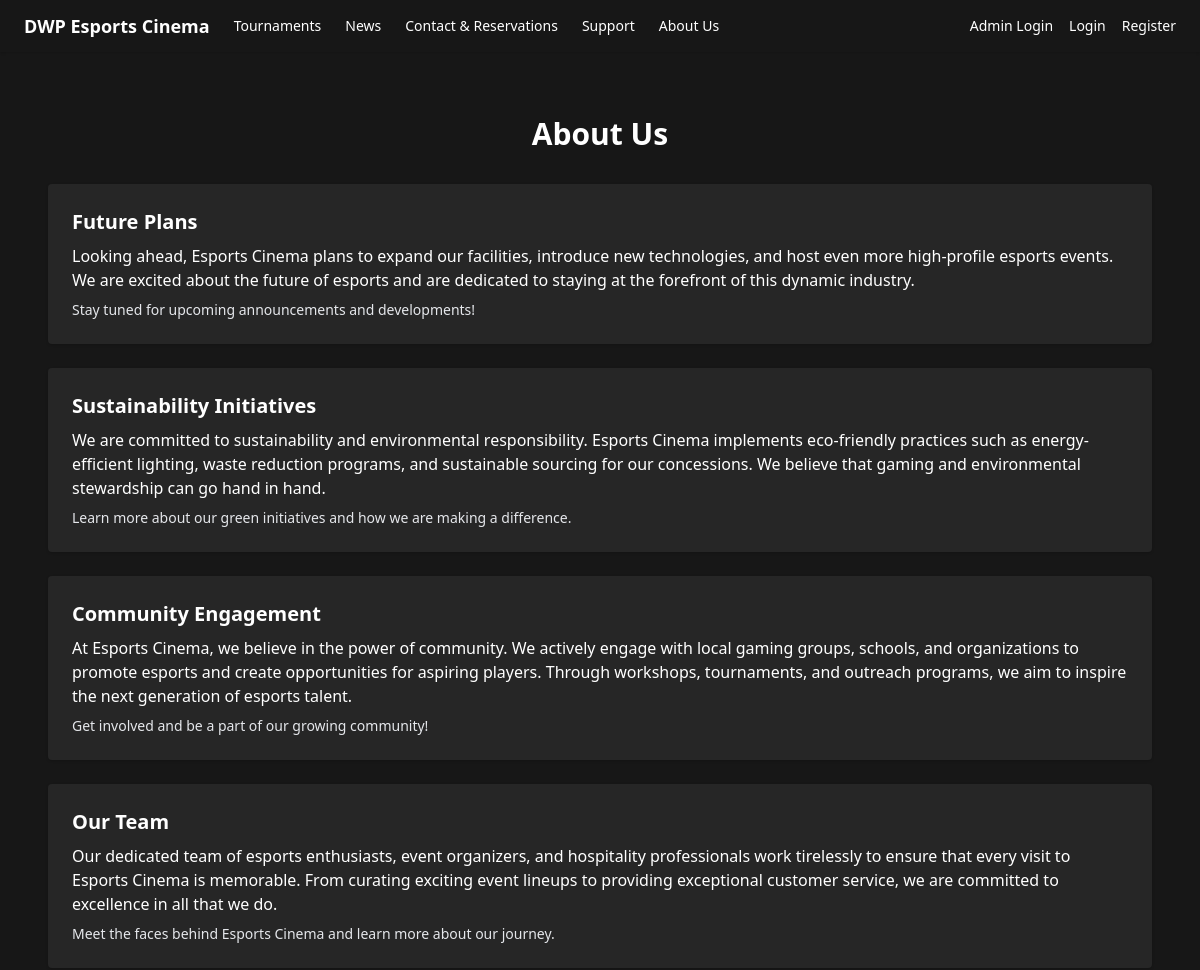
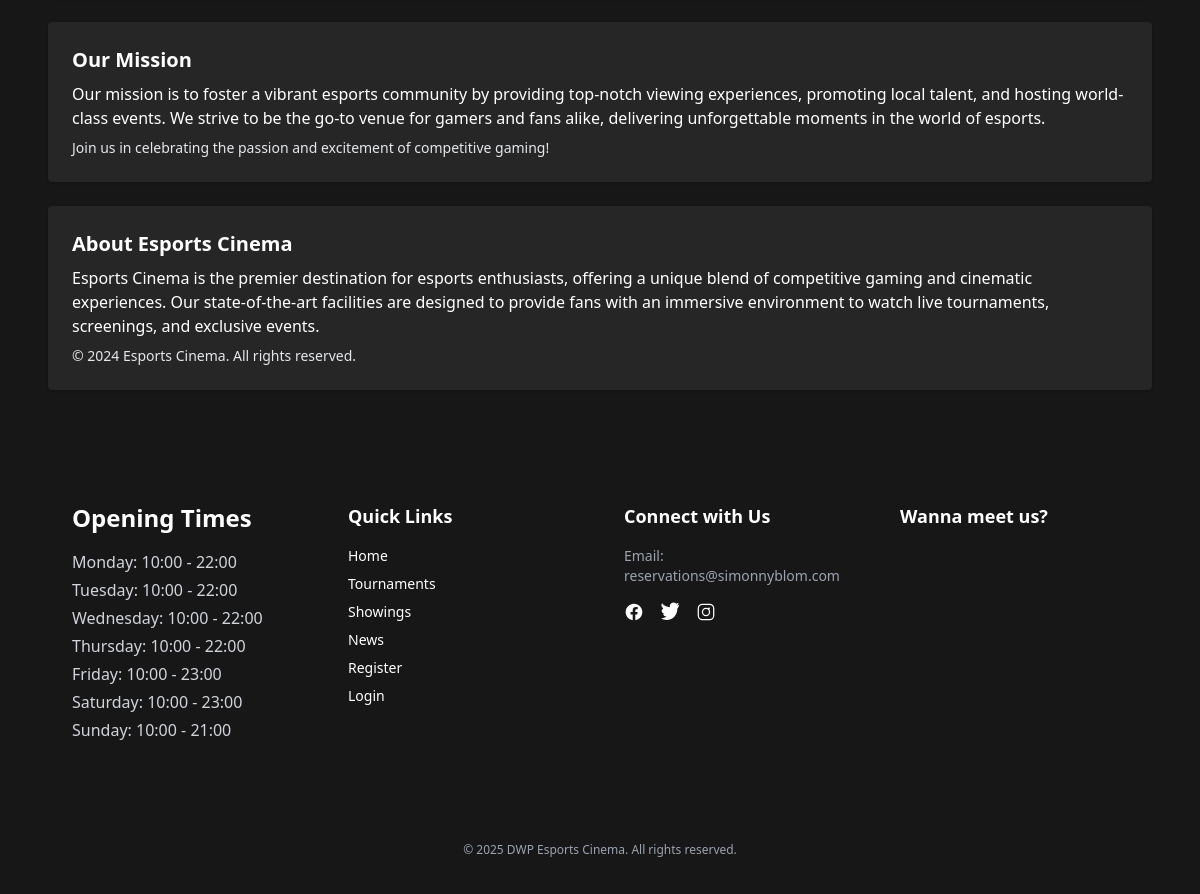
The page /aboutus.php on the database its author committed (2 pictures, top to bottom).
### tables this page shows
CREATE TABLE AboutUs (
    aboutID INT PRIMARY KEY AUTO_INCREMENT,
    aboutTitle VARCHAR(255) NOT NULL,
    aboutContent TEXT NOT NULL,
    aboutFooter VARCHAR(255),
    lastUpdated DATETIME DEFAULT CURRENT_TIMESTAMP ON UPDATE CURRENT_TIMESTAMP
);

CREATE TABLE OpeningHours (
    dayOfWeek ENUM('Monday', 'Tuesday', 'Wednesday', 'Thursday', 'Friday', 'Saturday', 'Sunday') PRIMARY KEY,
    openTime TIME NOT NULL,
    closeTime TIME NOT NULL,
    isClosed BOOLEAN DEFAULT FALSE
);

### controllers/AboutUsController.php (called while the page is built, shortened)
<?php
require_once __DIR__ . '/../classes/AboutUs.php';
class AboutUsController
{
    private AboutUs $model;
    public function __construct(PDO $pdo)
    {
        $this->model = new AboutUs($pdo);
    }
    public function getAll(): array
    {
        return $this->model->getAll();
    }
}

### classes/AboutUs.php (called while the page is built, shortened)
<?php
class AboutUs
{
    private PDO $pdo;
    public function __construct(PDO $pdo)
    {
        $this->pdo = $pdo;
    }
    public function getAll(): array
    {
        $stmt = $this->pdo->query("SELECT * FROM AboutUs ORDER BY aboutID DESC");
        return $stmt->fetchAll(PDO::FETCH_ASSOC);
    }
}

### aboutus.php (the view, shortened to what this page needs)
<?php
require_once __DIR__ . '/controllers/AboutUsController.php';
$pdo = Database::getInstance();
$ctrl = new AboutUsController($pdo);
$aboutItems = $ctrl->getAll();
?>
<!DOCTYPE html>
<html lang="en">
<head>
    <script src="https://cdn.tailwindcss.com"></script>
</head>
<body class="bg-neutral-900 text-white">
    <?php include __DIR__ . '/includes/navbar.php'; ?>
    <main class="max-w-6xl mx-auto px-6 py-16">
        <h1 class="text-3xl font-bold mb-8 text-center">About Us</h1>
        <?php foreach ($aboutItems as $item): ?>
            <section class="bg-neutral-800 p-6 rounded shadow mb-6">
                <h2 class="text-xl font-semibold mb-2"><?= htmlspecialchars($item['aboutTitle']) ?></h2>
                <p class="text-white mb-2"><?= nl2br(htmlspecialchars($item['aboutContent'])) ?></p>
                <?php if ($item['aboutFooter']): ?>
                    <p class="text-gray-200 text-sm"><?= htmlspecialchars($item['aboutFooter']) ?></p>
                <?php endif; ?>
            </section>
        <?php endforeach; ?>
        <?php include __DIR__ . '/includes/footer.php'; ?>
    </main>
</body>
</html>

### includes/footer.php (shortened to what this page needs)
<footer class="bg-neutral-900 text-white mt-16">
    <div class="max-w-6xl mx-auto px-6 py-12 flex flex-col md:flex-row md:justify-evenly md:items-start gap-12">
        <div class="md:w-1/3">
            <h4 class="text-white font-semibold text-2xl mb-4">Opening Times</h4>
            <ul class="text-gray-300">
                <?php
                $stmt = $pdo->query("SELECT dayOfWeek, openTime, closeTime, isClosed FROM OpeningHours ORDER BY FIELD(dayOfWeek, 'Monday','Tuesday','Wednesday','Thursday','Friday','Saturday','Sunday')");
                $hours = $stmt->fetchAll(PDO::FETCH_ASSOC);
                foreach ($hours as $h) {
                    echo '<li class="mb-1">';
                    echo htmlspecialchars($h['dayOfWeek']) . ': ';
                    if ($h['isClosed']) {
                        echo 'Closed';
                    } else {
                        echo date('H:i', strtotime($h['openTime'])) . ' - ' . date('H:i', strtotime($h['closeTime']));
                    }
                    echo '</li>';
                }
                ?>
            </ul>
        </div>
        <div class="md:w-1/3">
            <h4 class="text-white font-semibold text-lg mb-4">Quick Links</h4>
            <ul class="space-y-2 text-sm">
                <li><a href="index.php" class="hover:text-white transition">Home</a></li>
                <li><a href="tournaments.php" class="hover:text-white transition">Tournaments</a></li>
                <li><a href="showings.php" class="hover:text-white transition">Showings</a></li>
                <li><a href="news.php" class="hover:text-white transition">News</a></li>
                <li><a href="register.php" class="hover:text-white transition">Register</a></li>
                <li><a href="login.php" class="hover:text-white transition">Login</a></li>
            </ul>
        </div>
        <div class="md:w-1/3">
            <h4 class="text-white font-semibold text-lg mb-4">Connect with Us</h4>
            <p class="text-gray-400 text-sm mb-4">
                Email: <a href="mailto:reservations@simonnyblom.com" class="hover:text-white">reservations@simonnyblom.com</a>
            </p>
            <div class="flex space-x-4">
                <a href="#" class="hover:text-white transition" aria-label="Facebook">
                </a>
                <a href="#" class="hover:text-white transition" aria-label="Twitter">
                </a>
                <a href="#" class="hover:text-white transition" aria-label="Instagram">
                </a>
            </div>
        </div>
        <div class="md:w-1/3">
            <h4 class="text-white font-semibold text-lg mb-4">Wanna meet us?</h4>
        </div>
    </div>
    <div class="mt-8 pt-4 pb-2 text-center text-gray-400 text-xs">
        &copy; <?= date('Y') ?> DWP Esports Cinema. All rights reserved.
    </div>
</footer>

### rows shown on the page
aboutus: aboutTitle "Future Plans", aboutContent "Looking ahead, Esports Cinema plans to expand our facilities, introduce new technologies, and host even more high-profile esports events. We are excited about the future of esports and are dedicated to staying at the forefront of this dynamic industry.", aboutFooter "Stay tuned for upcoming announcements and developments!"
aboutus: aboutTitle "Sustainability Initiatives", aboutContent "We are committed to sustainability and environmental responsibility. Esports Cinema implements eco-friendly practices such as energy-efficient lighting, waste reduction programs, and sustainable sourcing for our concessions. We believe that gaming and environmental stewardship can go hand in hand.", aboutFooter "Learn more about our green initiatives and how we are making a difference."
aboutus: aboutTitle "Community Engagement", aboutContent "At Esports Cinema, we believe in the power of community. We actively engage with local gaming groups, schools, and organizations to promote esports and create opportunities for aspiring players. Through workshops, tournaments, and outreach programs, we aim to inspire the next generation of esports talent.", aboutFooter "Get involved and be a part of our growing community!"
aboutus: aboutTitle "Our Team", aboutContent "Our dedicated team of esports enthusiasts, event organizers, and hospitality professionals work tirelessly to ensure that every visit to Esports Cinema is memorable. From curating exciting event lineups to providing exceptional customer service, we are committed to excellence in all that we do.", aboutFooter "Meet the faces behind Esports Cinema and learn more about our journey."
aboutus: aboutTitle "Our Mission", aboutContent "Our mission is to foster a vibrant esports community by providing top-notch viewing experiences, promoting local talent, and hosting world-class events. We strive to be the go-to venue for gamers and fans alike, delivering unforgettable moments in the world of esports.", aboutFooter "Join us in celebrating the passion and excitement of competitive gaming!"
aboutus: aboutTitle "About Esports Cinema", aboutContent "Esports Cinema is the premier destination for esports enthusiasts, offering a unique blend of competitive gaming and cinematic experiences. Our state-of-the-art facilities are designed to provide fans with an immersive environment to watch live tournaments, screenings, and exclusive events.", aboutFooter "© 2024 Esports Cinema. All rights reserved."
openinghours: dayOfWeek "Monday", openTime "10:00", closeTime "22:00"
openinghours: dayOfWeek "Tuesday", openTime "10:00", closeTime "22:00"
openinghours: dayOfWeek "Wednesday", openTime "10:00", closeTime "22:00"
openinghours: dayOfWeek "Thursday", openTime "10:00", closeTime "22:00"
openinghours: dayOfWeek "Friday", openTime "10:00", closeTime "23:00"
openinghours: dayOfWeek "Saturday", openTime "10:00", closeTime "23:00"
openinghours: dayOfWeek "Sunday", openTime "10:00", closeTime "21:00"
